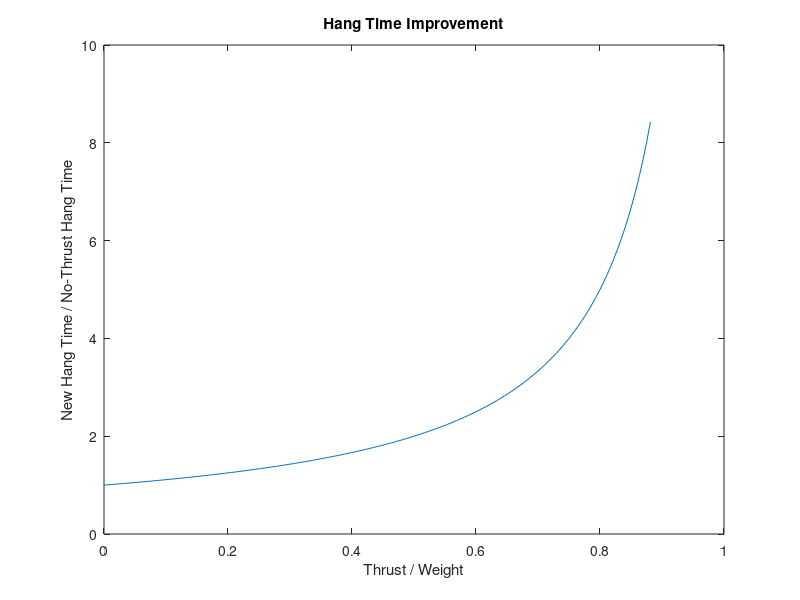

MATLAB code for this plot:
clear; close all; clc;

% Compute improved hangtime with force
% Parameters
M = 77.1107; % kg
Href = 0.01; % reference jump height.
T = (0:1:150) * 4.44; % N

% Derived inputs
tref = sqrt(2*Href/9.8); % jump time to crest.
v0 = 9.8*tref;

gnew = (M*9.8 - T) / M;
t = v0 ./ gnew;

r = t ./ tref;

plot(T / M / 9.8, r);
title('Hang Time Improvement');
xlabel('Thrust / Weight');
ylabel('New Hang Time / No-Thrust Hang Time');




